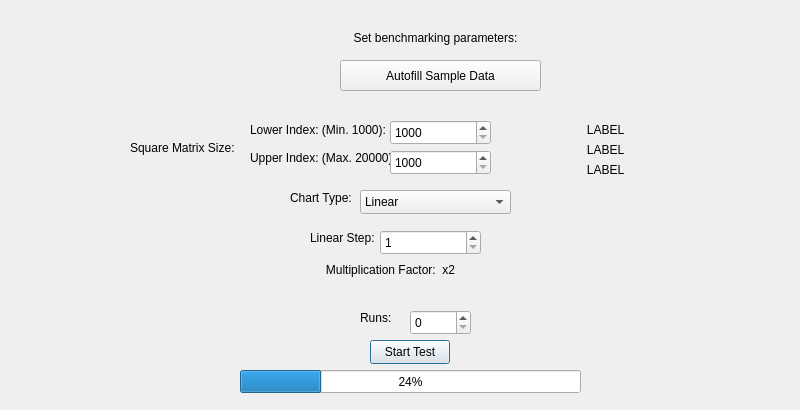
<?xml version="1.0" encoding="UTF-8"?>
<ui version="4.0">
 <class>RCDMemaccess</class>
 <widget class="QDialog" name="RCDMemaccess">
  <property name="geometry">
   <rect>
    <x>0</x>
    <y>0</y>
    <width>800</width>
    <height>410</height>
   </rect>
  </property>
  <property name="windowTitle">
   <string>Dialog</string>
  </property>
  <widget class="QSpinBox" name="spinRuns">
   <property name="geometry">
    <rect>
     <x>410</x>
     <y>310</y>
     <width>61</width>
     <height>25</height>
    </rect>
   </property>
  </widget>
  <widget class="QPushButton" name="btnStart">
   <property name="geometry">
    <rect>
     <x>370</x>
     <y>340</y>
     <width>80</width>
     <height>24</height>
    </rect>
   </property>
   <property name="text">
    <string>Start Test</string>
   </property>
  </widget>
  <widget class="QLabel" name="labelRuns">
   <property name="geometry">
    <rect>
     <x>360</x>
     <y>310</y>
     <width>49</width>
     <height>16</height>
    </rect>
   </property>
   <property name="text">
    <string>Runs:</string>
   </property>
  </widget>
  <widget class="QLabel" name="labelLinear">
   <property name="geometry">
    <rect>
     <x>310</x>
     <y>230</y>
     <width>81</width>
     <height>16</height>
    </rect>
   </property>
   <property name="text">
    <string>Linear Step:</string>
   </property>
  </widget>
  <widget class="QSpinBox" name="spinLinear">
   <property name="geometry">
    <rect>
     <x>380</x>
     <y>230</y>
     <width>101</width>
     <height>25</height>
    </rect>
   </property>
   <property name="minimum">
    <number>1</number>
   </property>
   <property name="maximum">
    <number>5000</number>
   </property>
  </widget>
  <widget class="QLabel" name="labelLog">
   <property name="geometry">
    <rect>
     <x>290</x>
     <y>260</y>
     <width>201</width>
     <height>20</height>
    </rect>
   </property>
   <property name="text">
    <string>Multiplication Factor:  x2</string>
   </property>
   <property name="alignment">
    <set>Qt::AlignmentFlag::AlignCenter</set>
   </property>
  </widget>
  <widget class="QLabel" name="label_3">
   <property name="geometry">
    <rect>
     <x>250</x>
     <y>150</y>
     <width>141</width>
     <height>16</height>
    </rect>
   </property>
   <property name="text">
    <string>Upper Index: (Max. 20000):</string>
   </property>
  </widget>
  <widget class="QSpinBox" name="spinLower">
   <property name="geometry">
    <rect>
     <x>390</x>
     <y>120</y>
     <width>101</width>
     <height>25</height>
    </rect>
   </property>
   <property name="minimum">
    <number>1000</number>
   </property>
   <property name="maximum">
    <number>20000</number>
   </property>
  </widget>
  <widget class="QSpinBox" name="spinUpper">
   <property name="geometry">
    <rect>
     <x>390</x>
     <y>150</y>
     <width>101</width>
     <height>25</height>
    </rect>
   </property>
   <property name="minimum">
    <number>1000</number>
   </property>
   <property name="maximum">
    <number>20000</number>
   </property>
  </widget>
  <widget class="QComboBox" name="comboBox">
   <property name="geometry">
    <rect>
     <x>360</x>
     <y>190</y>
     <width>151</width>
     <height>24</height>
    </rect>
   </property>
   <item>
    <property name="text">
     <string>Linear</string>
    </property>
   </item>
   <item>
    <property name="text">
     <string>Logarithmic (Base 2)</string>
    </property>
   </item>
  </widget>
  <widget class="QLabel" name="label_4">
   <property name="geometry">
    <rect>
     <x>290</x>
     <y>190</y>
     <width>81</width>
     <height>16</height>
    </rect>
   </property>
   <property name="text">
    <string>Chart Type:</string>
   </property>
  </widget>
  <widget class="QLabel" name="labelWarning_2">
   <property name="geometry">
    <rect>
     <x>500</x>
     <y>140</y>
     <width>211</width>
     <height>21</height>
    </rect>
   </property>
   <property name="text">
    <string>LABEL</string>
   </property>
   <property name="textFormat">
    <enum>Qt::TextFormat::RichText</enum>
   </property>
   <property name="alignment">
    <set>Qt::AlignmentFlag::AlignCenter</set>
   </property>
  </widget>
  <widget class="QLabel" name="labelWarning_3">
   <property name="geometry">
    <rect>
     <x>500</x>
     <y>160</y>
     <width>211</width>
     <height>21</height>
    </rect>
   </property>
   <property name="text">
    <string>LABEL</string>
   </property>
   <property name="textFormat">
    <enum>Qt::TextFormat::RichText</enum>
   </property>
   <property name="alignment">
    <set>Qt::AlignmentFlag::AlignCenter</set>
   </property>
  </widget>
  <widget class="QLabel" name="labelBenPar">
   <property name="geometry">
    <rect>
     <x>330</x>
     <y>30</y>
     <width>211</width>
     <height>16</height>
    </rect>
   </property>
   <property name="text">
    <string>Set benchmarking parameters:</string>
   </property>
   <property name="alignment">
    <set>Qt::AlignmentFlag::AlignCenter</set>
   </property>
  </widget>
  <widget class="QLabel" name="label">
   <property name="geometry">
    <rect>
     <x>130</x>
     <y>140</y>
     <width>111</width>
     <height>16</height>
    </rect>
   </property>
   <property name="text">
    <string>Square Matrix Size:</string>
   </property>
  </widget>
  <widget class="QPushButton" name="btnAutofill">
   <property name="geometry">
    <rect>
     <x>340</x>
     <y>60</y>
     <width>201</width>
     <height>31</height>
    </rect>
   </property>
   <property name="text">
    <string>Autofill Sample Data</string>
   </property>
  </widget>
  <widget class="QLabel" name="label_2">
   <property name="geometry">
    <rect>
     <x>250</x>
     <y>120</y>
     <width>141</width>
     <height>20</height>
    </rect>
   </property>
   <property name="text">
    <string>Lower Index: (Min. 1000):</string>
   </property>
  </widget>
  <widget class="QLabel" name="labelWarning">
   <property name="geometry">
    <rect>
     <x>500</x>
     <y>120</y>
     <width>211</width>
     <height>21</height>
    </rect>
   </property>
   <property name="text">
    <string>LABEL</string>
   </property>
   <property name="textFormat">
    <enum>Qt::TextFormat::RichText</enum>
   </property>
   <property name="alignment">
    <set>Qt::AlignmentFlag::AlignCenter</set>
   </property>
  </widget>
  <widget class="QProgressBar" name="progressBar">
   <property name="geometry">
    <rect>
     <x>240</x>
     <y>370</y>
     <width>341</width>
     <height>23</height>
    </rect>
   </property>
   <property name="value">
    <number>24</number>
   </property>
  </widget>
 </widget>
 <resources/>
 <connections/>
</ui>
